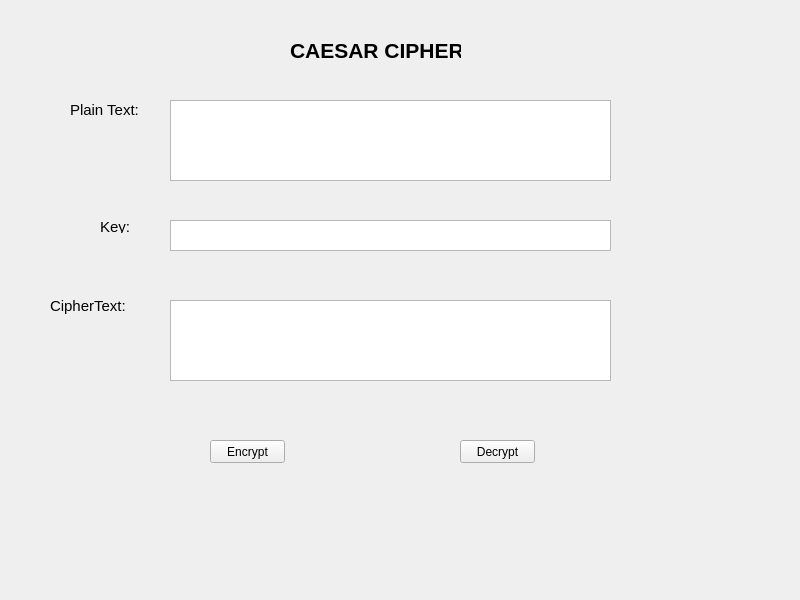
<?xml version="1.0" encoding="UTF-8"?>
<ui version="4.0">
 <class>MainWindow</class>
 <widget class="QMainWindow" name="MainWindow">
  <property name="geometry">
   <rect>
    <x>0</x>
    <y>0</y>
    <width>800</width>
    <height>600</height>
   </rect>
  </property>
  <property name="windowTitle">
   <string>MainWindow</string>
  </property>
  <widget class="QWidget" name="centralwidget">
   <widget class="QPushButton" name="btn_encrypt">
    <property name="geometry">
     <rect>
      <x>210</x>
      <y>440</y>
      <width>75</width>
      <height>23</height>
     </rect>
    </property>
    <property name="text">
     <string>Encrypt</string>
    </property>
   </widget>
   <widget class="QLabel" name="label">
    <property name="geometry">
     <rect>
      <x>70</x>
      <y>100</y>
      <width>71</width>
      <height>20</height>
     </rect>
    </property>
    <property name="font">
     <font>
      <pointsize>11</pointsize>
     </font>
    </property>
    <property name="text">
     <string>Plain Text:</string>
    </property>
   </widget>
   <widget class="QLabel" name="label_2">
    <property name="geometry">
     <rect>
      <x>290</x>
      <y>20</y>
      <width>171</width>
      <height>61</height>
     </rect>
    </property>
    <property name="font">
     <font>
      <pointsize>16</pointsize>
      <weight>75</weight>
      <bold>true</bold>
     </font>
    </property>
    <property name="text">
     <string>CAESAR CIPHER</string>
    </property>
   </widget>
   <widget class="QLabel" name="label_3">
    <property name="geometry">
     <rect>
      <x>100</x>
      <y>220</y>
      <width>47</width>
      <height>13</height>
     </rect>
    </property>
    <property name="font">
     <font>
      <pointsize>11</pointsize>
     </font>
    </property>
    <property name="text">
     <string>Key:</string>
    </property>
   </widget>
   <widget class="QLabel" name="label_4">
    <property name="geometry">
     <rect>
      <x>50</x>
      <y>290</y>
      <width>81</width>
      <height>31</height>
     </rect>
    </property>
    <property name="font">
     <font>
      <pointsize>11</pointsize>
     </font>
    </property>
    <property name="text">
     <string>CipherText:</string>
    </property>
   </widget>
   <widget class="QTextEdit" name="txt_Plain_text">
    <property name="geometry">
     <rect>
      <x>170</x>
      <y>100</y>
      <width>441</width>
      <height>81</height>
     </rect>
    </property>
   </widget>
   <widget class="QTextEdit" name="txt_Key">
    <property name="geometry">
     <rect>
      <x>170</x>
      <y>220</y>
      <width>441</width>
      <height>31</height>
     </rect>
    </property>
   </widget>
   <widget class="QTextEdit" name="txt_Cipher_text">
    <property name="geometry">
     <rect>
      <x>170</x>
      <y>300</y>
      <width>441</width>
      <height>81</height>
     </rect>
    </property>
   </widget>
   <widget class="QPushButton" name="btn_decrypt">
    <property name="geometry">
     <rect>
      <x>460</x>
      <y>440</y>
      <width>75</width>
      <height>23</height>
     </rect>
    </property>
    <property name="text">
     <string>Decrypt</string>
    </property>
   </widget>
  </widget>
 </widget>
 <resources/>
 <connections/>
</ui>
